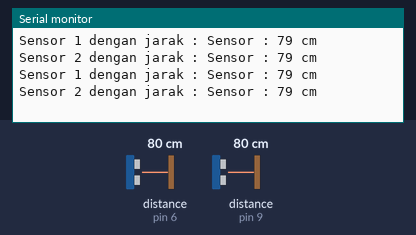
A sketch run on a simulated Arduino Uno, built with avr-gcc and run on an emulated ATmega328P. Shown: the last lines printed to the serial monitor. Wiring (inferred from the names in the program): 2 × ultrasonic range finder: trigger pin 7, echo pin 6 / trigger pin 8, echo pin 9. Inputs (shaded band) come from the test bench; at power-on: distance to the obstacle (sensors on pin 6, pin 9) 80 cm. The echo pulse lasts 58.3 µs per cm.

Above: at 1.8 s.
1.9 s: distance to the obstacle (sensor on pin 6) set to 2 cm
At 2.4 s:
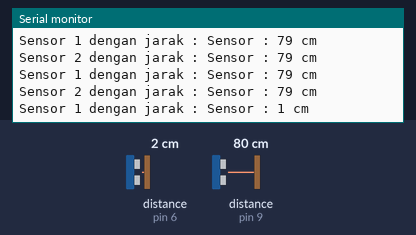
6.0 s: distance to the obstacle (sensor on pin 6) set to 250 cm
At 6.5 s:
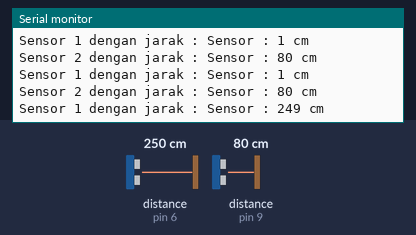
10.1 s: distance to the obstacle (sensor on pin 9) set to 250 cm
At 10.6 s:
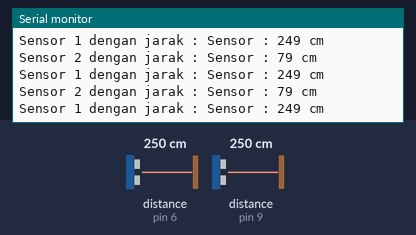
14.2 s: distance to the obstacle (sensor on pin 9) set to 35 cm
At 14.7 s:
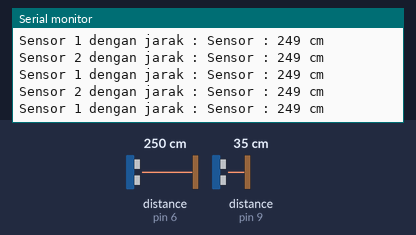
18.3 s: distance to the obstacle (sensor on pin 9) set to 299 cm
At 18.8 s:
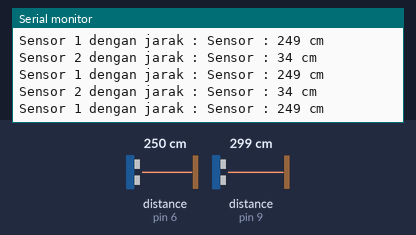
22.4 s: distance to the obstacle (sensor on pin 6) set to 4 cm
At 23.4 s:
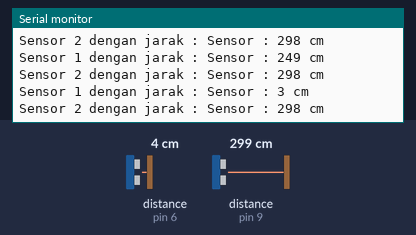
Timing chart, 0 to 25.4 s (numbered marks = the images above; inputs shaded):
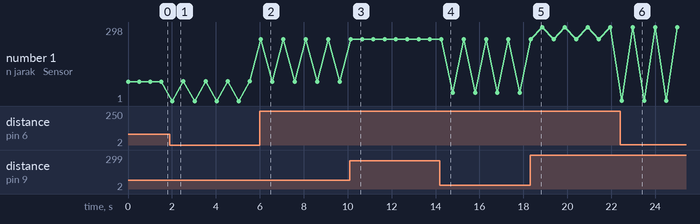

Measured:
- after the input at 1.9 s, the serial monitor: prints a new line after 0.12 s (image 1)
- after the input at 6.0 s, the serial monitor: prints a new line after 0.05 s (image 2)
- after the input at 22.4 s, the serial monitor: prints a new line after 0.07 s (image 6)
- plotted number 1: 79 → 80 after the input at 1.9 s, 80 → 79 after the input at 6.0 s, 249 → 34 after the input at 14.2 s, 34 → 298 after the input at 18.3 s

The sketch:

Ultrasonik-2.ino
```cpp
//deklarasi pin echo dan triger ultrasonik
int Trigger1 = 7;
int Echo1 = 6;

int Trigger2 = 8;
int Echo2 = 9;

void setup() {
  //atur triger sebagai output dan echo sebagai input
  pinMode(Trigger1, OUTPUT);
  pinMode(Echo1, INPUT);

  pinMode(Trigger2, OUTPUT);
  pinMode(Echo2, INPUT);

  //Memulai komunikasi serial
  Serial.begin(9600);
}

void loop() {

 Serial.print("Sensor 1 dengan jarak : ");
 ultrasonik(Trigger1,Echo1);
 Serial.println("");

 Serial.print("Sensor 2 dengan jarak : ");
 ultrasonik(Trigger2,Echo2);
 Serial.println("");
}

void ultrasonik(int trg, int ech){

 //Triger memancarkan gelombang
  digitalWrite(trg, LOW);
  delayMicroseconds(2);
  digitalWrite(trg, HIGH);
  delayMicroseconds(2);
  digitalWrite(trg, LOW);

  //echo menangkap gelombang
  long timedelay = pulseIn(ech, HIGH);

  //Melakukan perhitungan agar hasil yang didapat dalam jarak cm
  int distance = 0.0343 * (timedelay / 2);

  //Print nilai pembacaan sensor
  Serial.print("Sensor : ");
  Serial.print(distance);
  Serial.println(" cm");

  //jeda selama 500 milisecond
  delay(500);
}
```
